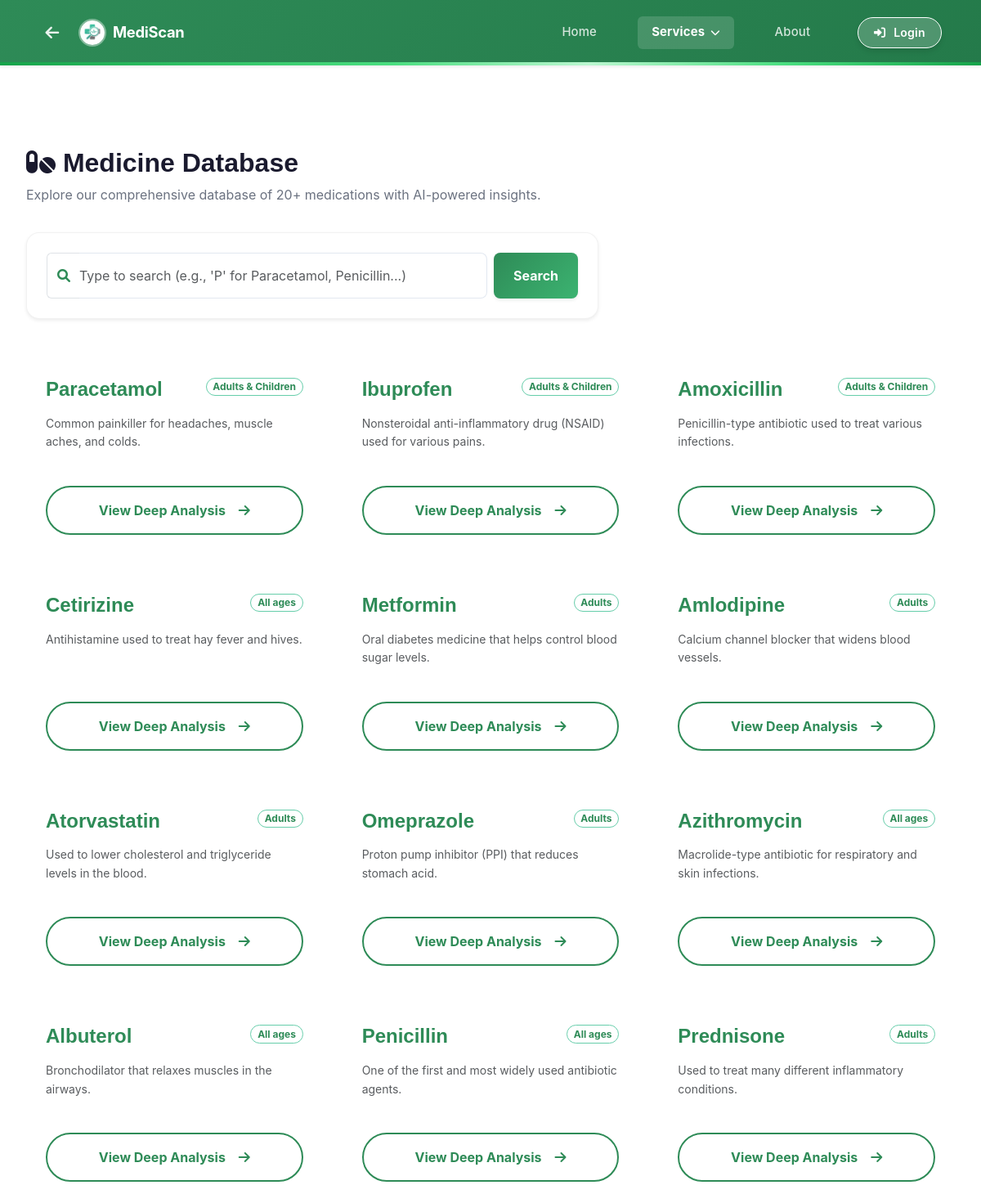
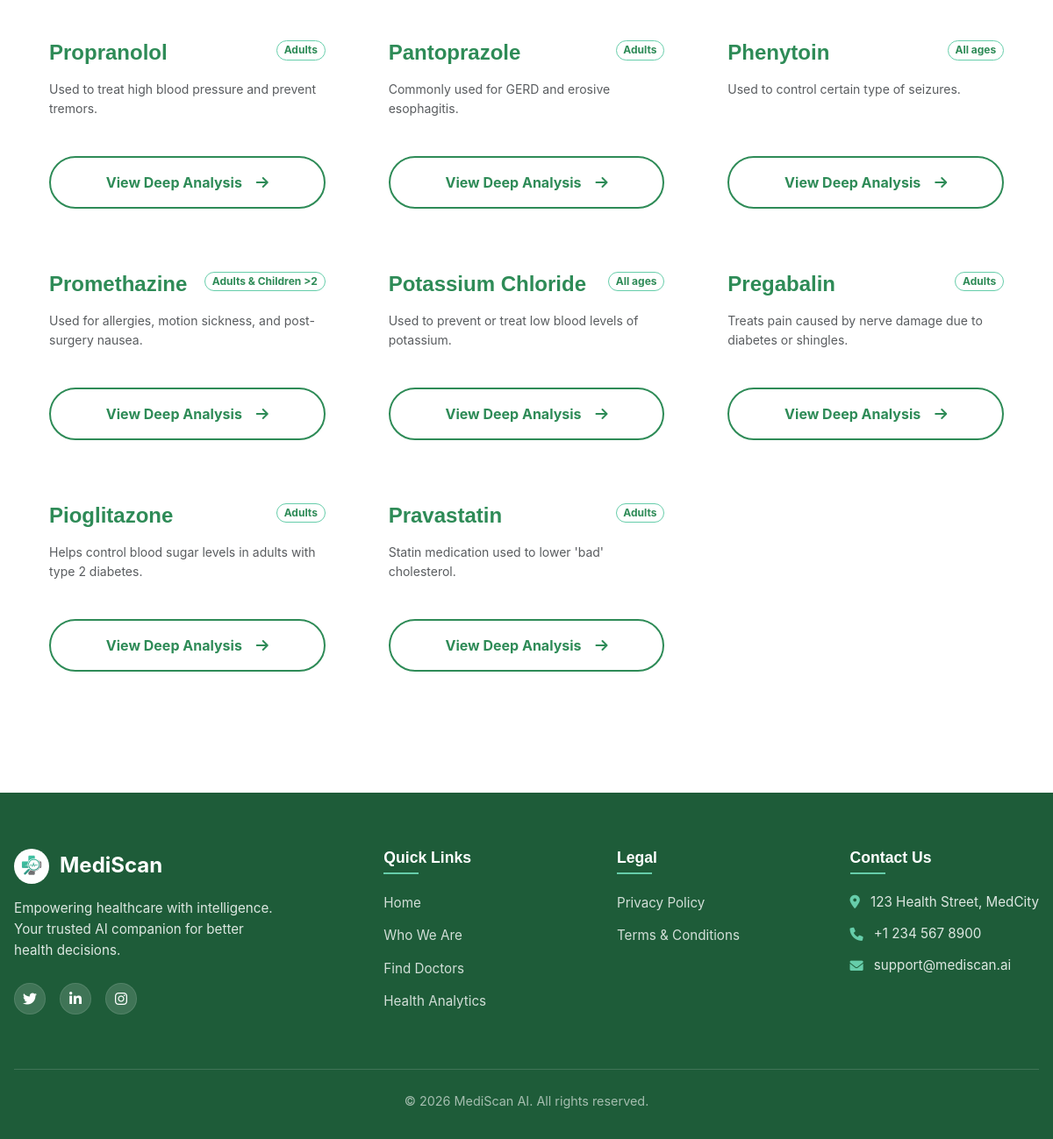
The page /medicines on the database its author committed (2 pictures, top to bottom).
### app.py (models this page shows)
class Medicine(db.Model):
    id = db.Column(db.Integer, primary_key=True)
    name = db.Column(db.String(100), nullable=False)
    usage = db.Column(db.Text, nullable=False)
    age_group = db.Column(db.String(50))
    side_effects = db.Column(db.Text)
    description = db.Column(db.Text)

### app.py (the view)
@app.route('/medicines')
def medicines():
    query = request.args.get('q', '')
    if query:
        starts_with = Medicine.query.filter(Medicine.name.ilike(f'{query}%')).all()
        contains = Medicine.query.filter(Medicine.name.ilike(f'%{query}%')).all()
        meds_dict = {m.id: m for m in starts_with}
        for m in contains:
            if m.id not in meds_dict:
                meds_dict[m.id] = m
        meds = list(meds_dict.values())
    else:
        meds = Medicine.query.limit(20).all()
    return render_template('medicines.html', medicines=meds, query=query)

### templates/medicines.html (shortened to what this page needs)
{% extends "base.html" %}
{% block content %}
<div class="container animate-fadedown" style="padding-top: 100px; padding-bottom: 50px;">
    <div style="margin-bottom: 2rem;">
        <h2 style="font-size: 2rem; font-weight: 700; color: #1a1a2e; margin-bottom: 0.5rem;">
            <i class="fas fa-pills"></i> Medicine Database
        </h2>
        <p style="color: #6b7280;">Explore our comprehensive database of {{ medicines|length }}+ medications
            with AI-powered insights.</p>
    </div>
    <div class="search-container shadow-sm p-4 rounded-4 bg-white mb-5"
        style="max-width: 700px; border: 1px solid rgba(0,0,0,0.05);">
        <form action="{{ url_for('medicines') }}" method="GET" id="medicineSearchForm" class="d-flex gap-2">
            <div class="input-group">
                <span class="input-group-text bg-transparent border-end-0"><i class="fas fa-search"
                        style="color: var(--primary-color);"></i></span>
                <input type="text" id="medicineSearchInput" name="q" class="form-control border-start-0 ps-0"
                    placeholder="Type to search (e.g., 'P' for Paracetamol, Penicillin...)"
                    value="{{ query if query else '' }}" autocomplete="off">
            </div>
            <button type="submit" class="btn btn-primary px-4 rounded-3 shadow-sm"
                style="background-color: var(--primary-color);">Search</button>
        </form>
    </div>
    <div id="medicineGrid" class="row g-4">
        {% if medicines %}
        {% for med in medicines %}
        <div class="col-md-6 col-lg-4 medicine-card-wrapper" data-name="{{ med.name.lower() }}">
            <div class="card h-100 border-0 shadow-hover transition-all rounded-4 overflow-hidden">
                <div class="p-4">
                    <div class="d-flex justify-content-between align-items-start mb-3">
                        <h4 class="fw-bold mb-0" style="color: var(--primary-color);">{{ med.name }}</h4>
                        <span class="badge rounded-pill"
                            style="background-color: var(--background-color); color: var(--primary-color); border: 1px solid var(--accent-color);">{{
                            med.age_group }}</span>
                    </div>
                    <p class="text-muted small mb-4"
                        style="display: -webkit-box; -webkit-line-clamp: 3; -webkit-box-orient: vertical; overflow: hidden; height: 4.5em; line-clamp: 3;">
                        {{ med.description }}
                    </p>
                    <a href="{{ url_for('medicine_detail', id=med.id) }}" class="btn w-100 rounded-pill"
                        style="border: 2px solid var(--primary-color); color: var(--primary-color); background: transparent;">
                        View Deep Analysis <i class="fas fa-arrow-right ms-2 scale-hover"></i>
                    </a>
                </div>
            </div>
        </div>
        {% endfor %}
        {% endif %}
    </div>
</div>
{% endblock %}

### templates/base.html (shortened to what this page needs)
<!DOCTYPE html>
<html lang="en">
<head>
    <link href="{{ url_for('static', filename='vendor/bootstrap/bootstrap.min.css') }}" rel="stylesheet">
    <link rel="stylesheet" href="{{ url_for('static', filename='css/style.css') }}?v=23">
    <link rel="stylesheet" href="{{ url_for('static', filename='css/preloader.css') }}">
    <link rel="stylesheet" href="{{ url_for('static', filename='css/profile.css') }}">
    <link rel="stylesheet" href="{{ url_for('static', filename='css/booking.css') }}">
    <link href="{{ url_for('static', filename='vendor/font-awesome/all.min.css') }}" rel="stylesheet">
</head>
<body>
    <nav class="navbar navbar-expand-lg navbar-dark shadow-sm fixed-top"
        style="background: linear-gradient(135deg, #2E8B57 0%, #247a4a 100%);">
        <div class="container-fluid px-3">
            {% if request.endpoint != 'index' %}
            <button onclick="history.back()" class="btn btn-link text-white p-0 me-3 d-flex align-items-center"
                style="font-size: 1.2rem; opacity: 0.9; min-width: 32px; transition: transform 0.2s;"
                onmouseover="this.style.transform='translateX(-3px)'" onmouseout="this.style.transform='translateX(0)'"
                title="Go Back">
                <i class="fas fa-arrow-left"></i>
            </button>
            {% endif %}
            <a href="{{ url_for('index') }}" class="navbar-brand d-flex align-items-center gap-2 me-auto">
                <img src="{{ url_for('static', filename='logo.jpeg') }}" alt="Logo"
                    style="height: 34px; border-radius: 50%; border: 2px solid rgba(255,255,255,0.4);">
                <span
                    style="color: white; font-weight: 700; font-size: 1.15rem; letter-spacing: -0.3px;">MediScan</span>
            </a>
            <div class="collapse navbar-collapse" id="navbarContent">
                <ul class="navbar-nav ms-auto mb-2 mb-lg-0 align-items-center" style="gap: 2rem;">
                    <li class="nav-item">
                        <a class="nav-link nav-link-custom {{ 'active' if request.endpoint == 'index' }}"
                            href="{{ url_for('index') }}">
                            Home
                        </a>
                    </li>
                    <li class="nav-item dropdown">
                        <a class="nav-link nav-link-custom dropdown-toggle {{ 'active' if request.endpoint in ['medicine_tracker', 'lab_analysis', 'medicines', 'doctors', 'health_tracker', 'dependents'] }}"
                            href="#" id="servicesDropdown" role="button" data-bs-toggle="dropdown"
                            aria-expanded="false">
                            Services <i class="fas fa-chevron-down ms-1" style="font-size: 0.8em;"></i>
                        </a>
                    </li>
                    <li class="nav-item">
                        <a class="nav-link nav-link-custom {{ 'active' if request.endpoint == 'about' }}"
                            href="{{ url_for('about') }}">
                            About
                        </a>
                    </li>
                    {% if current_user.is_authenticated %}
                    <li class="nav-item">
                        <a class="nav-link nav-link-custom {{ 'active' if request.endpoint in ['dashboard', 'patient_dashboard'] }}"
                            href="{{ url_for('patient_dashboard') }}">
                            Dashboard
                        </a>
                    </li>
                    <li class="nav-item">
                        <a class="nav-link nav-link-custom {{ 'active' if request.endpoint == 'profile' }}"
                            href="{{ url_for('profile') }}">
                            <i class="fas fa-user-circle me-1"></i>Profile
                        </a>
                    </li>
                    <li class="nav-item ms-lg-3">
                        <a href="{{ url_for('logout') }}" class="nav-auth-btn nav-logout-btn"
                            style="background: #dc2626 !important; color: #ffffff !important; border: none; padding: 0.45rem 1.2rem; border-radius: 8px; font-weight: 600; font-size: 0.9rem; text-decoration: none; display: inline-flex; align-items: center; transition: background 0.2s;"
                            onmouseover="this.style.background='#b91c1c'" onmouseout="this.style.background='#dc2626'">
                            <i class="fas fa-sign-out-alt me-1"></i>Logout
                        </a>
                    </li>
                    {% else %}
                    <li class="nav-item ms-lg-2">
                        <a href="{{ url_for('auth') }}" class="nav-auth-btn nav-login-btn">
                            <i class="fas fa-sign-in-alt me-1"></i>Login
                        </a>
                    </li>
                    {% endif %}
                </ul>
            </div>
        </div>
        <div
            style="position: absolute; bottom: 0; left: 0; width: 100%; height: 4px; background: linear-gradient(90deg, #16a34a 0%, #4ade80 40%, #bbf7d0 60%, #4ade80 80%, #16a34a 100%);">
        </div>
    </nav>
    <main>
        {% block content %}{% endblock %}
    </main>
    <footer class="main-footer">
        <div class="footer-content">
            <div class="footer-logo-section">
                <a href="{{ url_for('index') }}" class="footer-brand">
                    <img src="{{ url_for('static', filename='logo.jpeg') }}" alt="MediScan Logo" class="footer-logo">
                    <span>MediScan</span>
                </a>
                <p class="footer-description">
                    Empowering healthcare with intelligence. Your trusted AI companion for better health decisions.
                </p>
                <div class="social-links">
                    <a href="javascript:void(0)" class="social-icon"
                        onclick="openSocialModal('{{ url_for('static', filename='social_modals/instagram.jpg') }}', 'Twitter')"><i
                            class="fab fa-twitter"></i></a>
                    <a href="javascript:void(0)" class="social-icon"
                        onclick="openSocialModal('{{ url_for('static', filename='social_modals/linkedin.jpeg') }}', 'LinkedIn')"><i
                            class="fab fa-linkedin-in"></i></a>
                    <a href="javascript:void(0)" class="social-icon"
                        onclick="openSocialModal('{{ url_for('static', filename='social_modals/twitter.jpg') }}', 'Instagram')"><i
                            class="fab fa-instagram"></i></a>
                </div>
            </div>
            <div class="footer-links-section">
                <div class="footer-column">
                    <h4>Quick Links</h4>
                    <ul>
                        <li><a href="{{ url_for('index') }}">Home</a></li>
                        <li><a href="{{ url_for('about') }}">Who We Are</a></li>
                        <li><a href="{{ url_for('doctors') }}">Find Doctors</a></li>
                        <li><a href="{{ url_for('health_analytics') }}">Health Analytics</a></li>
                    </ul>
                </div>
                <div class="footer-column">
                    <h4>Legal</h4>
                    <ul>
                        <li><a href="{{ url_for('privacy') }}">Privacy Policy</a></li>
                        <li><a href="{{ url_for('terms') }}">Terms & Conditions</a></li>
                    </ul>
                </div>
                <div class="footer-column">
                    <h4>Contact Us</h4>
                    <ul class="contact-info">
                        <li><i class="fas fa-map-marker-alt"></i> 123 Health Street, MedCity</li>
                        <li><i class="fas fa-phone"></i> +1 234 567 8900</li>
                        <li><i class="fas fa-envelope"></i> support@mediscan.ai</li>
                    </ul>
                </div>
            </div>
        </div>
        <div class="footer-bottom">
            <p>&copy; 2026 MediScan AI. All rights reserved.</p>
        </div>
    </footer>
</body>
</html>

### static/css/booking.css (style rules this page uses)
.btn { padding: 1rem 2rem; border: none; border-radius: 12px; font-weight: 700; font-size: 1rem; cursor: pointer; transition: all 0.3s ease; display: flex; align-items: center; gap: 0.5rem; }
.btn-primary { background: linear-gradient(135deg, #2E8B57, #3CB371); color: white; }

### templates/base.html (style rules this page uses)
body { font-family: 'Inter', 'Outfit', -apple-system, BlinkMacSystemFont, "Segoe UI", Roboto, Helvetica, Arial, sans-serif, "Apple Color Emoji", "Segoe UI Emoji", "Segoe UI Symbol"; }

### templates/medicines.html (style rules this page uses)
.transition-all { transition: all 0.3s ease; }
.scale-hover { transition: transform 0.2s ease; }
.search-container { transition: transform 0.3s ease, box-shadow 0.3s ease; }

### rows shown on the page
Medicine: name "Paracetamol", age_group "Adults & Children", description "Common painkiller for headaches, muscle aches, and colds."
Medicine: name "Ibuprofen", age_group "Adults & Children", description "Nonsteroidal anti-inflammatory drug (NSAID) used for various pains."
Medicine: name "Amoxicillin", age_group "Adults & Children", description "Penicillin-type antibiotic used to treat various infections."
Medicine: name "Cetirizine", age_group "All ages", description "Antihistamine used to treat hay fever and hives."
Medicine: name "Metformin", age_group "Adults", description "Oral diabetes medicine that helps control blood sugar levels."
Medicine: name "Amlodipine", age_group "Adults", description "Calcium channel blocker that widens blood vessels."
Medicine: name "Atorvastatin", age_group "Adults", description "Used to lower cholesterol and triglyceride levels in the blood."
Medicine: name "Omeprazole", age_group "Adults", description "Proton pump inhibitor (PPI) that reduces stomach acid."
Medicine: name "Azithromycin", age_group "All ages", description "Macrolide-type antibiotic for respiratory and skin infections."
Medicine: name "Albuterol", age_group "All ages", description "Bronchodilator that relaxes muscles in the airways."
Medicine: name "Penicillin", age_group "All ages", description "One of the first and most widely used antibiotic agents."
Medicine: name "Prednisone", age_group "Adults", description "Used to treat many different inflammatory conditions."
Medicine: name "Propranolol", age_group "Adults", description "Used to treat high blood pressure and prevent tremors."
Medicine: name "Pantoprazole", age_group "Adults", description "Commonly used for GERD and erosive esophagitis."
Medicine: name "Phenytoin", age_group "All ages", description "Used to control certain type of seizures."
Medicine: name "Promethazine", age_group "Adults & Children >2", description "Used for allergies, motion sickness, and post-surgery nausea."
Medicine: name "Potassium Chloride", age_group "All ages", description "Used to prevent or treat low blood levels of potassium."
Medicine: name "Pregabalin", age_group "Adults", description "Treats pain caused by nerve damage due to diabetes or shingles."
Medicine: name "Pioglitazone", age_group "Adults", description "Helps control blood sugar levels in adults with type 2 diabetes."
Medicine: name "Pravastatin", age_group "Adults", description "Statin medication used to lower 'bad' cholesterol."

### other values the page prints
{{ medicines|length }} "20"
